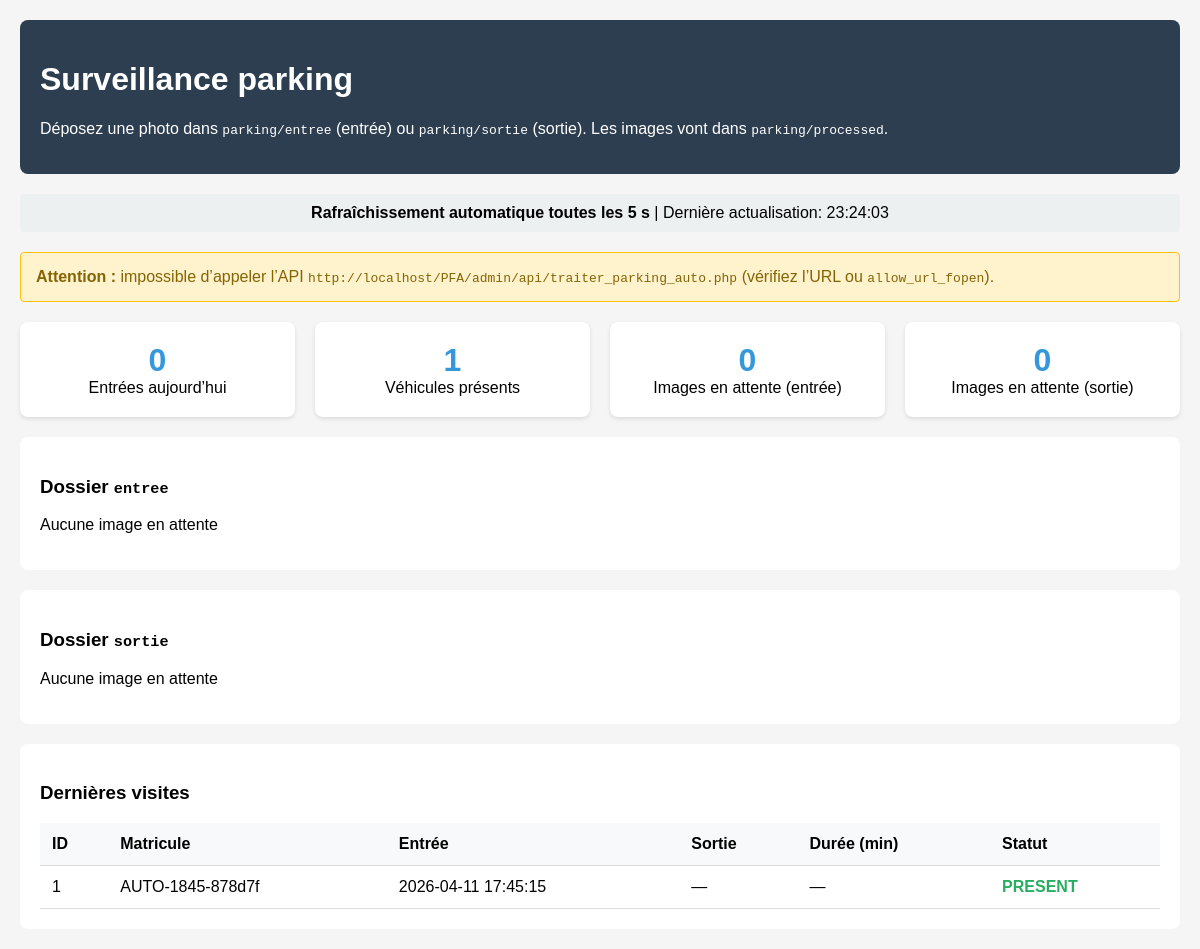
Screenshot of /admin/surveillance_auto.php with the database file from the repository.
### tables this page shows
CREATE TABLE IF NOT EXISTS `visites_parking` (
    `id`                INT UNSIGNED AUTO_INCREMENT PRIMARY KEY,
    `matricule`         VARCHAR(128) NOT NULL,
    `entree_le`         DATETIME     NOT NULL,
    `sortie_le`         DATETIME     NULL,
    `statut`            ENUM('present','sorti') NOT NULL DEFAULT 'present',
    `source`            VARCHAR(64)  DEFAULT 'entree_photo',
    `image_path`        VARCHAR(255) DEFAULT NULL,
    `image_path_sortie` VARCHAR(255) DEFAULT NULL,
    `duree_minutes`     INT          DEFAULT NULL,
    `ocr_method`        VARCHAR(32)  DEFAULT NULL,
    `id_historique_mcd` INT          DEFAULT NULL COMMENT 'Lien optionnel vers historique (synchro OCR)',
    KEY `idx_matricule` (`matricule`),
    KEY `idx_entree`    (`entree_le`),
    KEY `idx_statut`    (`statut`)
);

### admin/surveillance_auto.php (the view, shortened to what this page needs)
<?php
function surveillance_get_stats(): array
{
    $db = pfa_db();
    $aujourd_hui = 0;
    $r = $db->query('SELECT COUNT(*) AS n FROM visites_parking WHERE DATE(entree_le) = CURDATE()');
    if ($r) {
        $aujourd_hui = (int) ($r->fetch_assoc()['n'] ?? 0);
    }
    $presents = 0;
    $r = $db->query('SELECT COUNT(*) AS n FROM visites_parking WHERE statut = \'present\'');
    if ($r) {
        $presents = (int) ($r->fetch_assoc()['n'] ?? 0);
    }
    $dernieres = [];
    $r = $db->query('SELECT * FROM visites_parking ORDER BY entree_le DESC LIMIT 8');
    if ($r) {
        while ($row = $r->fetch_assoc()) {
            $dernieres[] = $row;
        }
    }
    return [
        'aujourd_hui' => $aujourd_hui,
        'presents' => $presents,
        'dernieres' => $dernieres,
    ];
}
function surveillance_scan_dir(string $sub): array
{
    $dir = __DIR__ . '/parking/' . $sub;
    $files = [];
    if (!is_dir($dir)) {
        return $files;
    }
    return $files;
}
$host = $_SERVER['HTTP_HOST'] ?? 'localhost';
$https = !empty($_SERVER['HTTPS']) && $_SERVER['HTTPS'] !== 'off';
$proto = $https ? 'https' : 'http';
$basePath = rtrim(str_replace('\\', '/', dirname($_SERVER['SCRIPT_NAME'] ?? '')), '/');
$api_url = $proto . '://' . $host . $basePath . '/api/traiter_parking_auto.php';
$traitement_result = null;
$stats = surveillance_get_stats();
$files_entree = surveillance_scan_dir('entree');
$files_sortie = surveillance_scan_dir('sortie');
?>
<!DOCTYPE html>
<html lang="fr">
<head>
</head>
<body>
    <div class="container">
        <div class="header">
            <h1>Surveillance parking</h1>
            <p>Déposez une photo dans <code>parking/entree</code> (entrée) ou <code>parking/sortie</code> (sortie). Les images vont dans <code>parking/processed</code>.</p>
        </div>
        <div class="refresh-info">
            <strong>Rafraîchissement automatique toutes les 5 s</strong> |
            Dernière actualisation: <?php echo htmlspecialchars(date('H:i:s'), ENT_QUOTES, 'UTF-8'); ?>
        </div>
        <?php if (is_array($traitement_result) && !empty($traitement_result['ok'])): ?>
            <?php
            $te = (int) ($traitement_result['total_traitees'] ?? 0);
            $ne = (int) ($traitement_result['entree']['total'] ?? 0);
            $ns = (int) ($traitement_result['sortie']['total'] ?? 0);
            ?>
            <div class="alert <?php echo $te > 0 ? 'alert-success' : 'alert-info'; ?>">
                <strong>Traitement :</strong>
                <?php echo $te; ?> fichier(s) traité(s) cette passe
                (entrée: <?php echo $ne; ?>, sortie: <?php echo $ns; ?>).
            </div>
        <?php elseif ($traitement_result === null): ?>
            <div class="alert alert-warn">
                <strong>Attention :</strong> impossible d’appeler l’API
                <code><?php echo htmlspecialchars($api_url, ENT_QUOTES, 'UTF-8'); ?></code>
                (vérifiez l’URL ou <code>allow_url_fopen</code>).
            </div>
        <?php endif; ?>
        <div class="stats">
            <div class="stat-card">
                <div class="stat-number"><?php echo (int) $stats['aujourd_hui']; ?></div>
                <div>Entrées aujourd’hui</div>
            </div>
            <div class="stat-card">
                <div class="stat-number"><?php echo (int) $stats['presents']; ?></div>
                <div>Véhicules présents</div>
            </div>
            <div class="stat-card">
                <div class="stat-number"><?php echo count($files_entree); ?></div>
                <div>Images en attente (entrée)</div>
            </div>
            <div class="stat-card">
                <div class="stat-number"><?php echo count($files_sortie); ?></div>
                <div>Images en attente (sortie)</div>
            </div>
        </div>
        <div class="files-section">
            <h3>Dossier <code>entree</code></h3>
            <?php if (empty($files_entree)): ?>
                <p>Aucune image en attente</p>
            <?php endif; ?>
        </div>
        <div class="files-section">
            <h3>Dossier <code>sortie</code></h3>
            <?php if (empty($files_sortie)): ?>
                <p>Aucune image en attente</p>
            <?php endif; ?>
        </div>
        <div class="files-section">
            <h3>Dernières visites</h3>
            <table class="table">
                <thead>
                    <tr>
                        <th>ID</th>
                        <th>Matricule</th>
                        <th>Entrée</th>
                        <th>Sortie</th>
                        <th>Durée (min)</th>
                        <th>Statut</th>
                    </tr>
                </thead>
                <tbody>
                    <?php foreach ($stats['dernieres'] as $entree): ?>
                        <tr>
                            <td><?php echo (int) $entree['id']; ?></td>
                            <td><?php echo htmlspecialchars((string) $entree['matricule'], ENT_QUOTES, 'UTF-8'); ?></td>
                            <td><?php echo htmlspecialchars((string) $entree['entree_le'], ENT_QUOTES, 'UTF-8'); ?></td>
                            <td><?php echo !empty($entree['sortie_le']) ? htmlspecialchars((string) $entree['sortie_le'], ENT_QUOTES, 'UTF-8') : '—'; ?></td>
                            <td><?php echo isset($entree['duree_minutes']) && $entree['duree_minutes'] !== null ? (int) $entree['duree_minutes'] : '—'; ?></td>
                            <td><span class="status-<?php echo htmlspecialchars((string) $entree['statut'], ENT_QUOTES, 'UTF-8'); ?>"><?php echo htmlspecialchars(strtoupper((string) $entree['statut']), ENT_QUOTES, 'UTF-8'); ?></span></td>
                        </tr>
                    <?php endforeach; ?>
                </tbody>
            </table>
        </div>
    </div>
</body>
</html>

### admin/surveillance_auto.php (style rules this page uses)
body { font-family: Arial, sans-serif; margin: 20px; background: #f5f5f5; }
.container { max-width: 1200px; margin: 0 auto; }
.header { background: #2c3e50; color: white; padding: 20px; border-radius: 8px; margin-bottom: 20px; }
.stats { display: grid; grid-template-columns: repeat(auto-fit, minmax(200px, 1fr)); gap: 20px; margin-bottom: 20px; }
.stat-card { background: white; padding: 20px; border-radius: 8px; text-align: center; box-shadow: 0 2px 4px rgba(0,0,0,0.1); }
.stat-number { font-size: 2em; font-weight: bold; color: #3498db; }
.files-section { background: white; padding: 20px; border-radius: 8px; margin-bottom: 20px; }
.table { width: 100%; border-collapse: collapse; }
.table th, .table td { padding: 12px; text-align: left; border-bottom: 1px solid #ddd; }
.table th { background: #f8f9fa; font-weight: bold; }
.status-present { color: #27ae60; font-weight: bold; }
.refresh-info { background: #ecf0f1; padding: 10px; border-radius: 4px; margin-bottom: 20px; text-align: center; }
.alert { padding: 15px; border-radius: 4px; margin-bottom: 20px; }
.alert-warn { background: #fff3cd; color: #856404; border: 1px solid #ffc107; }

### rows the page displays
visites_parking: id "1", matricule "AUTO-1845-878d7f", entree_le "2026-04-11 17:45:15", statut "PRESENT"

### other values shown
$api_url "http://localhost/PFA/admin/api/traiter_parking_auto.php"
$stats['aujourd_hui'] "0"
$stats['presents'] "1"
count($files_entree) "0"
count($files_sortie) "0"
